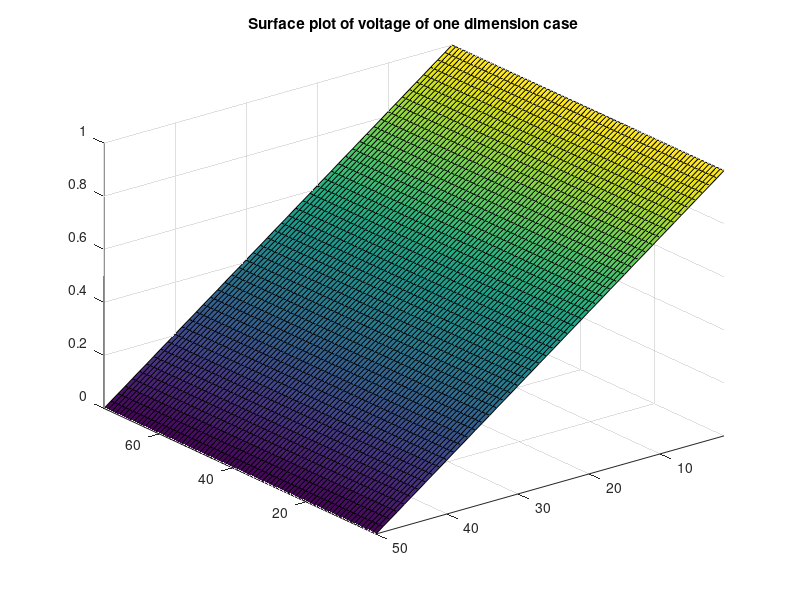

MATLAB code to generate this figure:
%% Assignment 2
%% Part 1(a)
%In this assignment,we are trying to implement an electrostatic potential
%into our previous electron movement model, however, in order to do that,
%we would need to use Finite Difference Method to calculate the Laplace's
%equation of the electronstatic potential.
%In part 1, we are just trying to familarize ourselves with a one
%dimensional case of the Laplace's equation.

% Reset everything
close all
clear

% Setting variables
nx = 50;                % Length of the region
ny = nx*3/2;            % Width of the region, 3/2 of length
G = sparse(nx*ny);      % Initialize a G matrix
D = zeros(nx*ny, 1);    % Initialize a matrix for G matrix operation

% Implement the G matrix for one dimension case
for i = 1:nx
    for j = 1:ny
        n = j + (i-1)*ny;
        
        if i == 1
            G(n, :) = 0;
            G(n, n) = 1;
            D(n) = 1;
        elseif i == nx
            G(n, :) = 0;
            G(n, n) = 1;
            D(n) = 0;
        elseif j == 1
            G(n, :) = 0;
            G(n, n) = -3;
            G(n, n+1) = 1;
            G(n, n+ny) = 1;
            G(n, n-ny) = 1;
        elseif j == ny
            G(n, n) = -3;
            G(n, n-1) = 1;
            G(n, n+ny) = 1;
            G(n, n-ny) = 1;
        else
            G(n, n) = -4;
            G(n, n+1) = 1;
            G(n, n-1) = 1;
            G(n, n+ny) = 1;
            G(n, n-ny) = 1;
        end
    end
end

V = G\D;    % Calculating the voltage with G matrix

X = zeros(nx, ny, 1);   % Initializing a matrix for inverting G matrix

% Inverting G matrix
for i = 1:nx
    for j = 1:ny
        n = j + (i-1)*ny;
        X(i,j) = V(n);
    end
end

% Surface plot of Voltage of one dimension
figure(1)
surf(X)     
axis tight
title("Surface plot of voltage of one dimension case")
view(-128, 31);